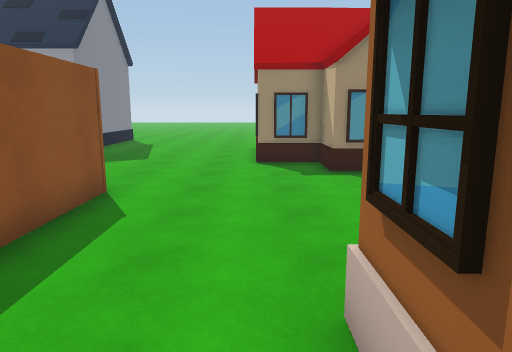
View 1 (above)

24 first-person views from a walk through a scene from a Unity 3-D project. The camera is 1.5 m above the floor, tilts 10° down and sees 70° across. The floor is counted in squares, 1 m on a side. Each view is taken from the middle of a square. On the plan, view 1 faces up. The plan holds only what a view shows up to about 16 squares ahead; the rest is blank. The place goes on beyond the plan. Some surface patterns are stand-ins.

View 2
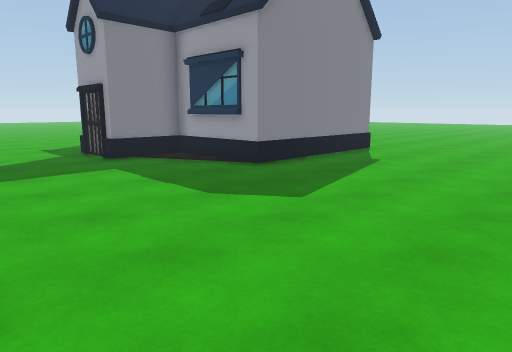

View 3
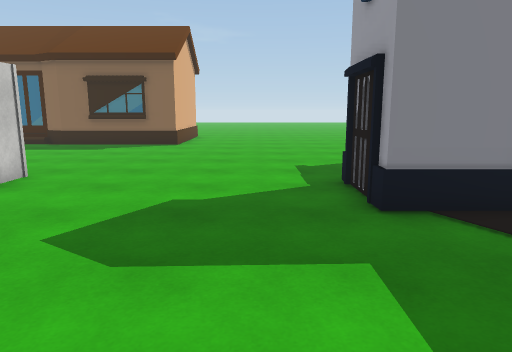

View 4
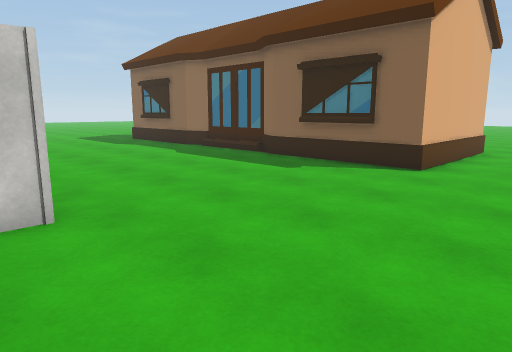

View 5
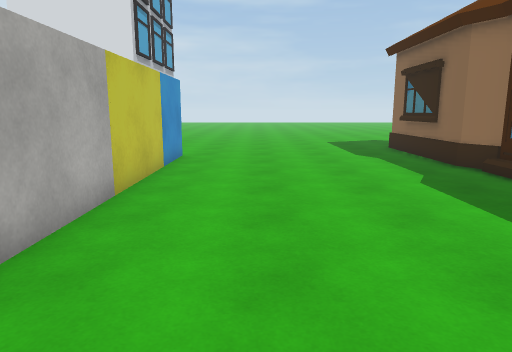

View 6
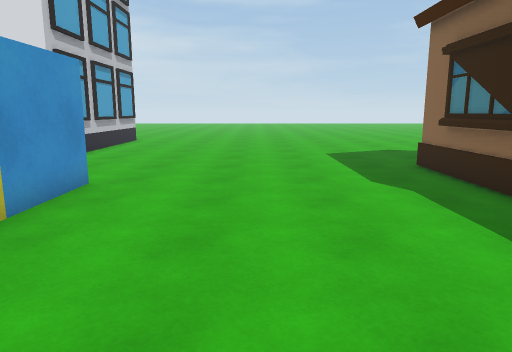

View 7
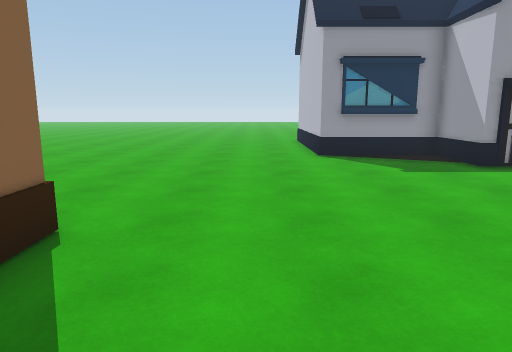

View 8
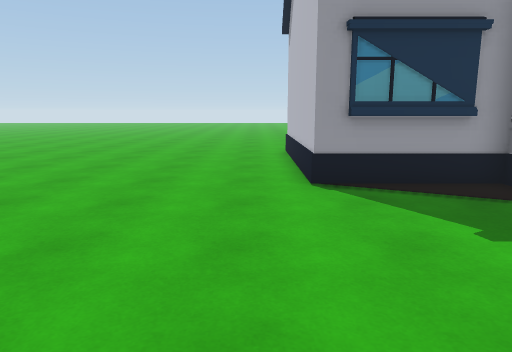

View 9
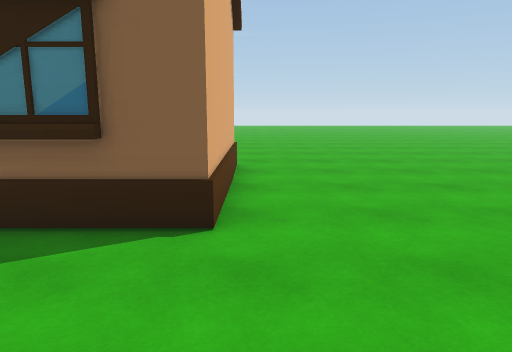

View 10
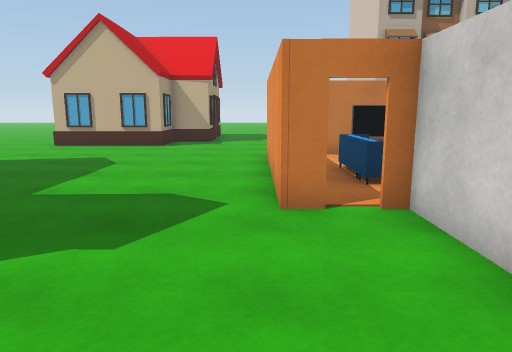

View 11
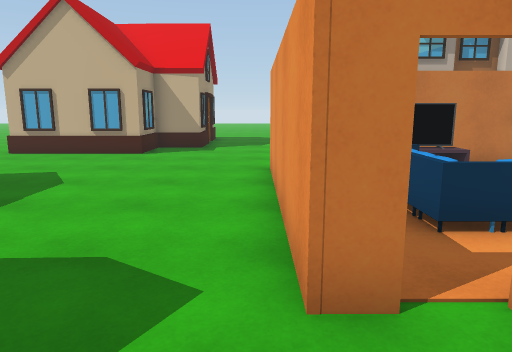

View 12
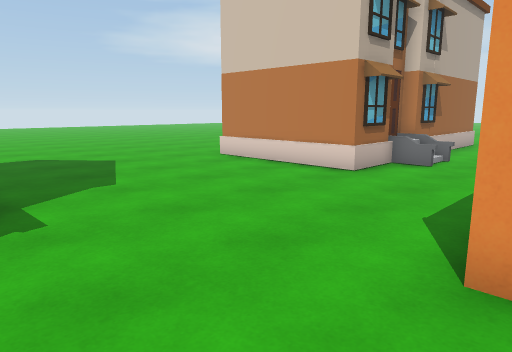

View 13
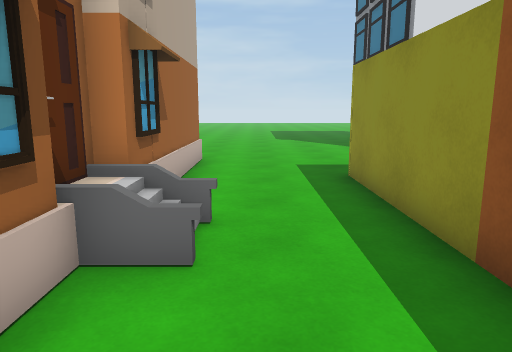

View 14
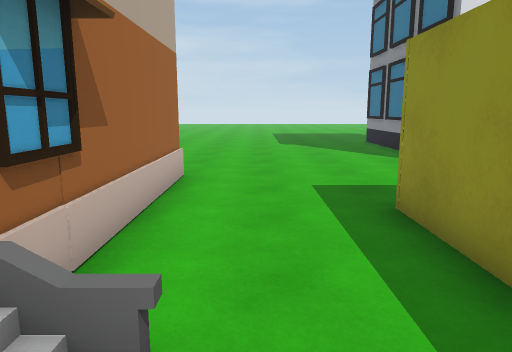

View 15
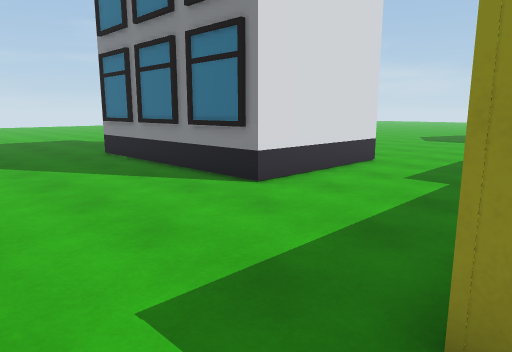

View 16
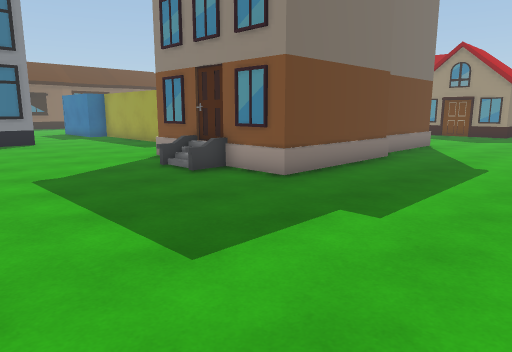

View 17
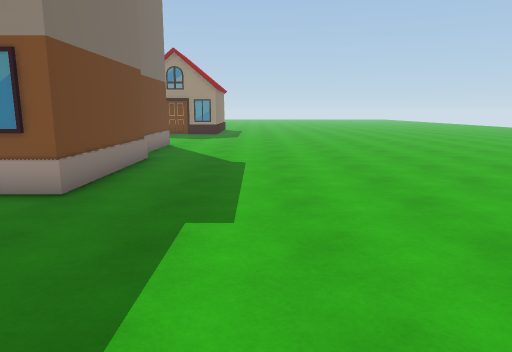

View 18
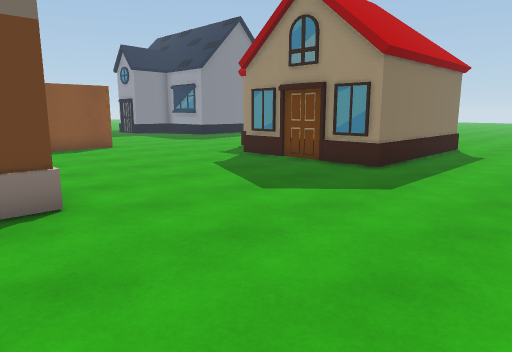

View 19
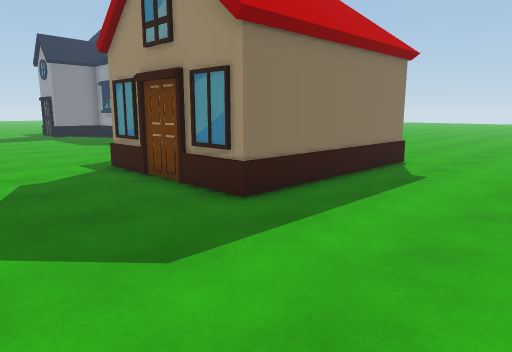

View 20
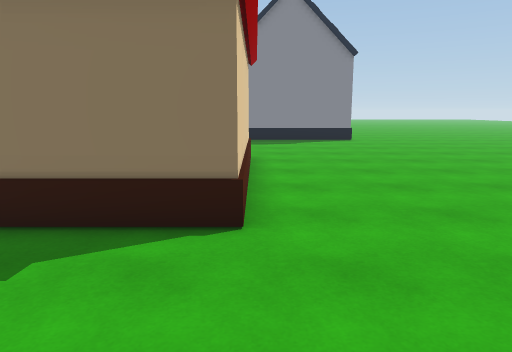

View 21
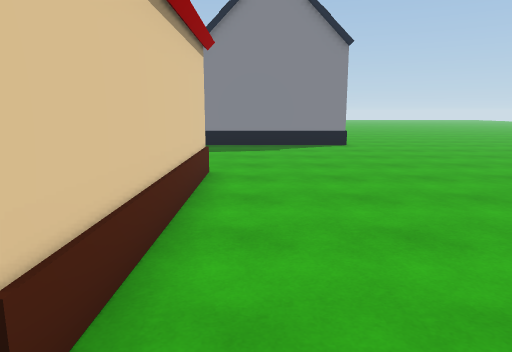

View 22
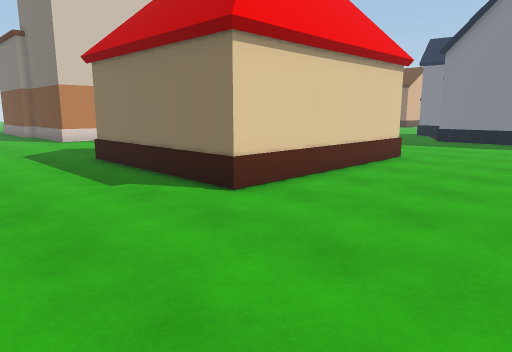

View 23
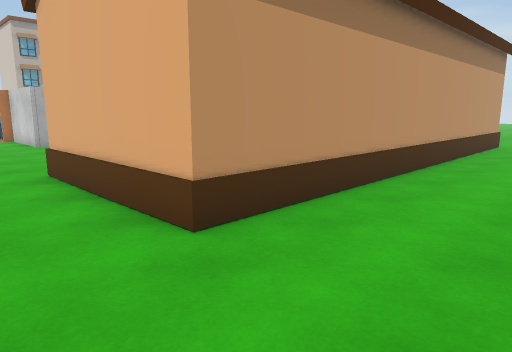

View 24
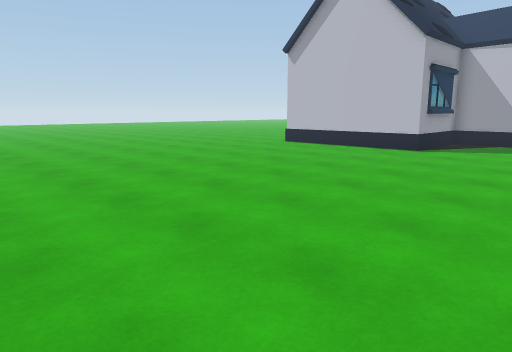

### Floor plan
Key: @ floor where view 1 was taken; # wall or solid block; . floor; = window, fence, low wall or low ledge; O other object.
Columns run from 32 left of view 1 to 12 right of it. Each row starts with its distance up from view 1.
 22   ............O          O................. .
 21   ............O          O..................
 20   ............O          O...................
 19   ............O          O...................
 18 ..............O          O..................
 17 ..............O          O......OOOOOOOO.....
 16 ..............O          O......O      O....
 15 ...............OOOO  OOOO.......O      O....
 14 ..................O  O..........O      O....
 13 ..................OOOO..........O      O....
 12 ................................OOO    O....
 11 ..................................O    O....
 10 ..................................OOOOOO....
  9 .............................................
  8 ......................########...............
  7 ....OOOOOO............#      #...............
  6  ...O    OO.......#####OOOO. #...............
  5  ...O    OO.......        OO##...............
  4  ...O    OO.......         O##...............
  3  ...O    O........O        O##...######......
  2  ...O    O........O          #...#    #......
  1   ..O    O........O          #..=#    #......
  0   ..O    O........           #..@#    #......
 -1   ..O    O........#          #..=#    #......
 -2   ..O    O........#          #...#    #......
 -3   ..O    O........#          #...#    #......
 -4   ..O    O........#          #...#    #......
 -5    .O    OO.......         ......#    #......
 -6    .O    OO........   ...........##   #......
 -7    .O    O.......................O#####......
 -8    .O    O.........................O=........
 -9          ....................................
-10          ...........O   ##O..................
-11         ............O    #O..................
-12         ............#    #...................
-13         ............O    #O........ ........
-14         ............O    #O........      .. .

Where each view was taken, in squares from view 1:
view 1: 0 up, 0 right, facing up
view 2: 8 up, 0 right, facing up-left
view 3: 11 up, 6 left, facing left
view 4: 11 up, 13 left, facing down-left
view 5: 7 up, 17 left, facing down
view 6: 2 up, 18 left, facing down
view 7: 3 up, 20 left, facing up
view 8: 8 up, 19 left, facing up
view 9: 8 up, 18 left, facing left
view 10: 8 up, 16 left, facing right
view 11: 8 up, 13 left, facing right
view 12: 11 up, 4 left, facing down-right
view 13: 4 up, 1 left, facing down
view 14: 1 up, 1 left, facing down
view 15: 4 down, 1 left, facing down-left
view 16: 14 down, 12 right, facing up-left
view 17: 14 down, 10 right, facing up
view 18: 1 up, 12 right, facing up-left
view 19: 6 up, 12 right, facing up-left
view 20: 17 up, 12 right, facing left
view 21: 18 up, 9 right, facing left
view 22: 22 up, 12 right, facing down-left
view 23: 10 up, 32 left, facing down-right
view 24: 10 up, 32 left, facing up-right
